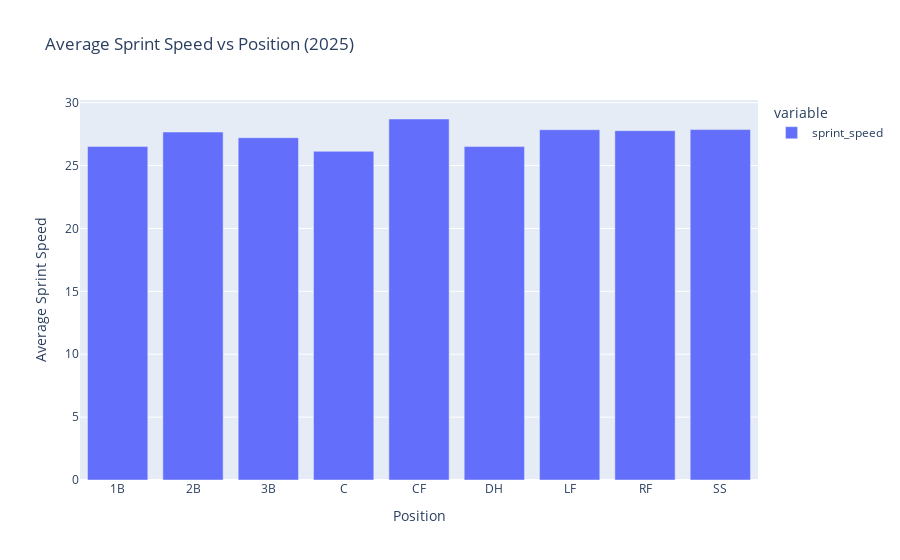

Source (notebook cell):
### Code cell
fig = px.bar(
    df25_avg_sprintspeed,
    title="Average Sprint Speed vs Position (2025)"
)
fig.update_layout(
                  xaxis_title="Position",
                  yaxis_title="Average Sprint Speed")
fig.show()

### Figure 1 — Plotly figure (JSON) as saved in the notebook; plotly's stock layout.template omitted (floating-point values rounded to 4 significant figures)
{"data": [{"hovertemplate": "variable=sprint_speed<br>position=%{x}<br>value=%{y}<extra></extra>", "legendgroup": "sprint_speed", "marker": {"color": "#636efa", "pattern": {"shape": ""}}, "name": "sprint_speed", "orientation": "v", "showlegend": true, "textposition": "auto", "type": "bar", "x": ["1B", "2B", "3B", "C", "CF", "DH", "LF", "RF", "SS"], "xaxis": "x", "y": [26.51, 27.67, 27.21, 26.13, 28.7, 26.51, 27.85, 27.77, 27.86], "yaxis": "y"}], "layout": {"barmode": "relative", "legend": {"title": {"text": "variable"}, "tracegroupgap": 0}, "title": {"text": "Average Sprint Speed vs Position (2025)"}, "xaxis": {"anchor": "y", "domain": [0, 1], "title": {"text": "Position"}}, "yaxis": {"anchor": "x", "domain": [0, 1], "title": {"text": "Average Sprint Speed"}}}}
